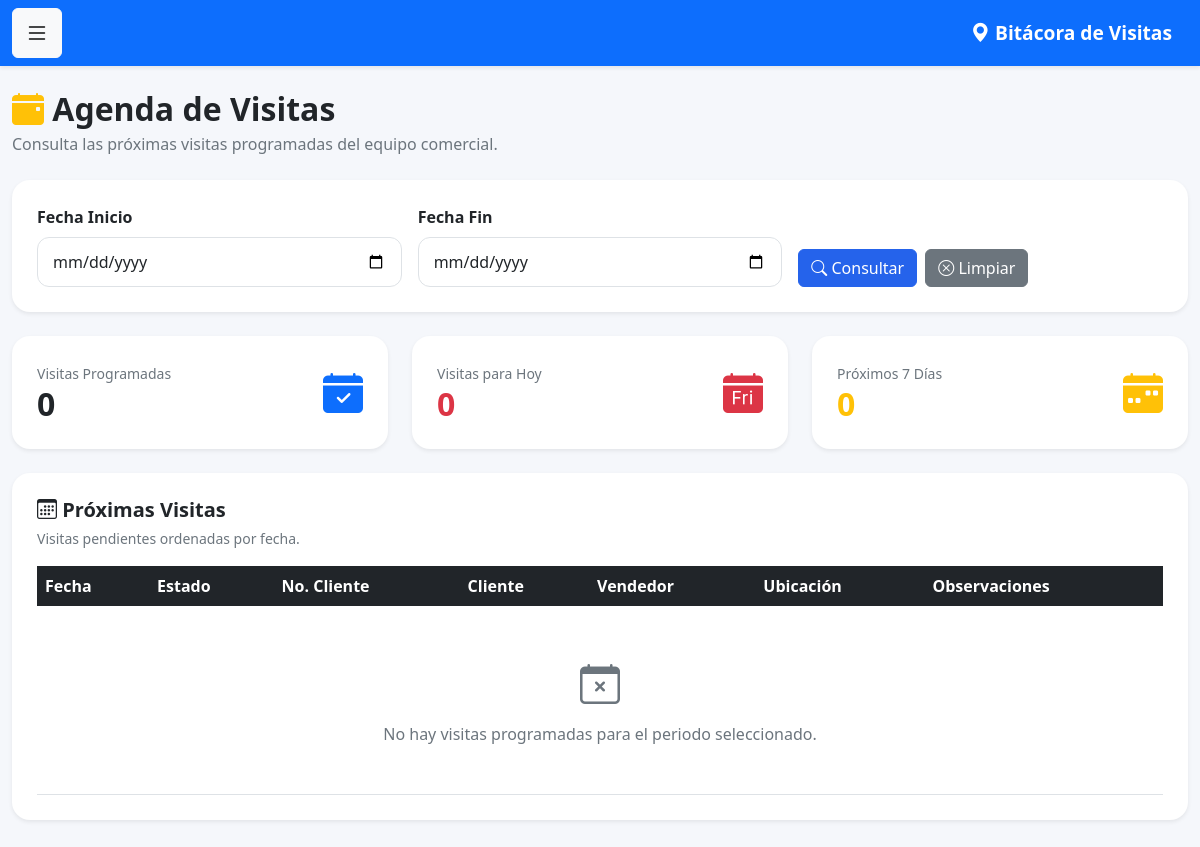
Before: /reporte_proximas_visitas (signed in) with the older database file.
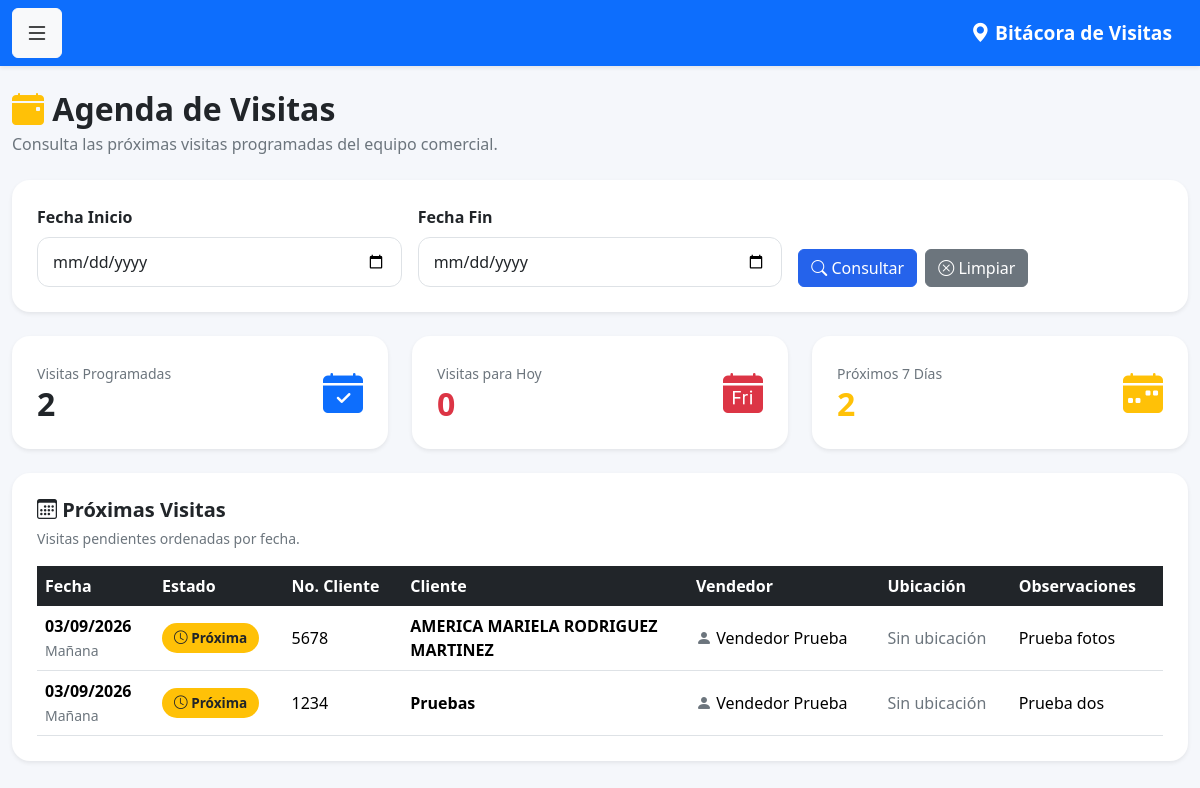
After: the same page with the newer database file.
### models.py (models this page shows)
class Visita(db.Model):
    __tablename__ = 'visitas'
    id = db.Column(
        db.Integer,
        primary_key=True
    )
    fecha = db.Column(
        db.DateTime,
        default=datetime.now
    )
    observaciones = db.Column(
        db.Text
    )
    venta_realizada = db.Column(
        db.Boolean,
        default=False
    )
    monto_venta = db.Column(
        db.Float,
        default=0
    )
    proxima_visita = db.Column(
        db.Date
    )
    cliente_id = db.Column(
        db.Integer,
        db.ForeignKey('clientes.id')
    )
    usuario_id = db.Column(
        db.Integer,
        db.ForeignKey('usuarios.id')
    )
    latitud = db.Column(
    db.String(50)
    )
    longitud = db.Column(
    db.String(50)
    )
    foto = db.Column(
    db.String(255)
    )
    cliente = db.relationship(
        'Cliente',
        backref='visitas'
    )
    usuario = db.relationship(
        'Usuario',
        backref='visitas'
    )

class Cliente(db.Model):
    __tablename__ = 'clientes'
    id = db.Column(
        db.Integer,
        primary_key=True
    )
    num_cliente = db.Column(
        db.String(20),
        unique=True,
        nullable=False
    )
    nombre = db.Column(
        db.String(150),
        nullable=False
    )
    grupo = db.Column(
        db.String(100)
    )
    canal = db.Column(
        db.String(100)
    )
    vendedor = db.Column(
        db.Integer
    )

class Usuario(UserMixin, db.Model):
    __tablename__ = 'usuarios'
    id = db.Column(db.Integer, primary_key=True)
    nombre = db.Column(db.String(100), nullable=False)
    correo = db.Column(db.String(120), unique=True, nullable=False)
    password = db.Column(db.String(500), nullable=False)
    rol = db.Column(db.String(20), default='vendedor')
    activo = db.Column(db.Boolean, default=True)

### app.py (the view)
@app.route('/reporte_proximas_visitas')
@login_required
def reporte_proximas_visitas():
    if current_user.rol not in ['admin', 'supervisor']:
        return "Acceso denegado"
    fecha_inicio = request.args.get('fecha_inicio')
    fecha_fin = request.args.get('fecha_fin')
    hoy = date.today()
    consulta = db.session.query(
        Visita
    ).join(
        Usuario,
        Usuario.id == Visita.usuario_id
    ).filter(
        Visita.proxima_visita.isnot(None),
        Visita.proxima_visita >= hoy,
        Usuario.activo == True,
        Usuario.rol == 'vendedor'
    )
    if fecha_inicio:
        consulta = consulta.filter(
            Visita.proxima_visita >= fecha_inicio
        )
    if fecha_fin:
        consulta = consulta.filter(
            Visita.proxima_visita <= fecha_fin
        )
    visitas = consulta.order_by(
        Visita.proxima_visita.asc()
    ).all()
    total_visitas = len(visitas)
    visitas_hoy = sum(
        1
        for visita in visitas
        if visita.proxima_visita == hoy
    )
    visitas_7_dias = sum(
        1
        for visita in visitas
        if visita.proxima_visita <= hoy + timedelta(days=7)
    )
    return render_template(
        'reporte_proximas_visitas.html',
        visitas=visitas,
        total_visitas=total_visitas,
        visitas_hoy=visitas_hoy,
        visitas_7_dias=visitas_7_dias,
        hoy=hoy
    )

### app.py (called while the page is built)
@login_manager.user_loader
def load_user(user_id):
    return Usuario.query.get(int(user_id))

### templates/reporte_proximas_visitas.html (shortened to what the changed rows need)
{% extends 'base.html' %}
{% block contenido %}
<div class="d-flex justify-content-between align-items-center mb-4">
    <div>
        <h2 class="fw-bold mb-1">
            <i class="bi bi-calendar-event-fill text-warning"></i>
            Agenda de Visitas
        </h2>
    </div>
</div>
<div class="row g-4 mb-4">
    <div class="col-xl-4 col-md-6">
        <div class="card shadow-sm border-0 h-100">
            <div class="card-body">
                <div class="d-flex justify-content-between align-items-center">
                    <div>
                        <small class="text-muted">
                            Visitas Programadas
                        </small>
                        <h2 class="fw-bold mb-0">
                            {{ total_visitas }}
                        </h2>
                    </div>
                </div>
            </div>
        </div>
    </div>
    <div class="col-xl-4 col-md-6">
        <div class="card shadow-sm border-0 h-100">
            <div class="card-body">
                <div class="d-flex justify-content-between align-items-center">
                    <div>
                        <h2 class="fw-bold mb-0 text-danger">
                            {{ visitas_hoy }}
                        </h2>
                    </div>
                </div>
            </div>
        </div>
    </div>
    <div class="col-xl-4 col-md-6">
        <div class="card shadow-sm border-0 h-100">
            <div class="card-body">
                <div class="d-flex justify-content-between align-items-center">
                    <div>
                        <small class="text-muted">
                            Próximos 7 Días
                        </small>
                        <h2 class="fw-bold mb-0 text-warning">
                            {{ visitas_7_dias }}
                        </h2>
                    </div>
                </div>
            </div>
        </div>
    </div>
</div>
<div class="card shadow-sm">
    <div class="card-body">
        <div class="table-responsive">
            <table class="table table-hover align-middle">
                <thead class="table-dark">
                    <tr>
                        <th>
                            Fecha
                        </th>
                        <th>
                            Estado
                        </th>
                        <th>
                            No. Cliente
                        </th>
                        <th>
                            Cliente
                        </th>
                        <th>
                            Vendedor
                        </th>
                        <th>
                            Ubicación
                        </th>
                        <th>
                            Observaciones
                        </th>
                    </tr>
                </thead>
                <tbody>
                    {% for visita in visitas %}
                    {% set dias_restantes =
                        (visita.proxima_visita - hoy).days
                    %}
                    <tr>
                        <td>
                            <div class="fw-semibold">
                                {{ visita.proxima_visita.strftime('%d/%m/%Y') }}
                            </div>
                            <small class="text-muted">
                                {% if dias_restantes == 0 %}
                                    Hoy
                                {% elif dias_restantes == 1 %}
                                    Mañana
                                {% else %}
                                    En {{ dias_restantes }} días
                                {% endif %}
                            </small>
                        </td>
                        <td>
                            {% if dias_restantes == 0 %}
                                <span class="badge bg-danger">
                                    <i class="bi bi-exclamation-circle"></i>
                                    Hoy
                                </span>
                            {% elif dias_restantes <= 3 %}
                                <span class="badge bg-warning text-dark">
                                    <i class="bi bi-clock"></i>
                                    Próxima
                                </span>
                            {% else %}
                                <span class="badge bg-primary">
                                    Programada
                                </span>
                            {% endif %}
                        </td>
                        <td>
                            {{ visita.cliente.num_cliente }}
                        </td>
                        <td>
                            <div class="fw-semibold">
                                {{ visita.cliente.nombre }}
                            </div>
                        </td>
                        <td>
                            <i class="bi bi-person-fill text-muted"></i>
                            {{ visita.usuario.nombre }}
                        </td>
                        <td>
                            {% if visita.latitud and visita.longitud %}
                                <a
                                    href="https://www.google.com/maps?q={{ visita.latitud }},{{ visita.longitud }}"
                                    target="_blank"
                                    class="btn btn-sm btn-outline-primary">
                                    <i class="bi bi-geo-alt-fill"></i>
                                    Ver mapa
                                </a>
                            {% else %}
                                <span class="text-muted">
                                    Sin ubicación
                                </span>
                            {% endif %}
                        </td>
                        <td>
                            {% if visita.observaciones %}
                                <span
                                    title="{{ visita.observaciones }}">
                                    {{ visita.observaciones[:60] }}
                                </span>
                            {% else %}
                                <span class="text-muted">
                                    Sin observaciones
                                </span>
                            {% endif %}
                        </td>
                    </tr>
                    {% else %}
                    <tr>
                        <td
                            colspan="7"
                            class="text-center text-muted py-5">
                            <i class="bi bi-calendar-x fs-1 d-block mb-2"></i>
                            No hay visitas programadas
                            para el periodo seleccionado.
                        </td>
                    </tr>
                    {% endfor %}
                </tbody>
            </table>
        </div>
    </div>
</div>
{% endblock %}

Changed rows visible on the page:
added Visita: proxima_visita "03/09/2026", cliente.num_cliente "5678", cliente.nombre "AMERICA MARIELA RODRIGUEZ MARTINEZ", usuario.nombre "Vendedor Prueba", latitud "Sin ubicación", observaciones "Prueba fotos"
added Visita: proxima_visita "03/09/2026", cliente.num_cliente "1234", cliente.nombre "Pruebas", usuario.nombre "Vendedor Prueba", latitud "Sin ubicación", observaciones "Prueba dos"
Other visible differences:
{{ total_visitas }}: "0" → "2"
{{ visitas_7_dias }}: "0" → "2"
text no longer shown: "No hay visitas programadas para el periodo seleccionado."
